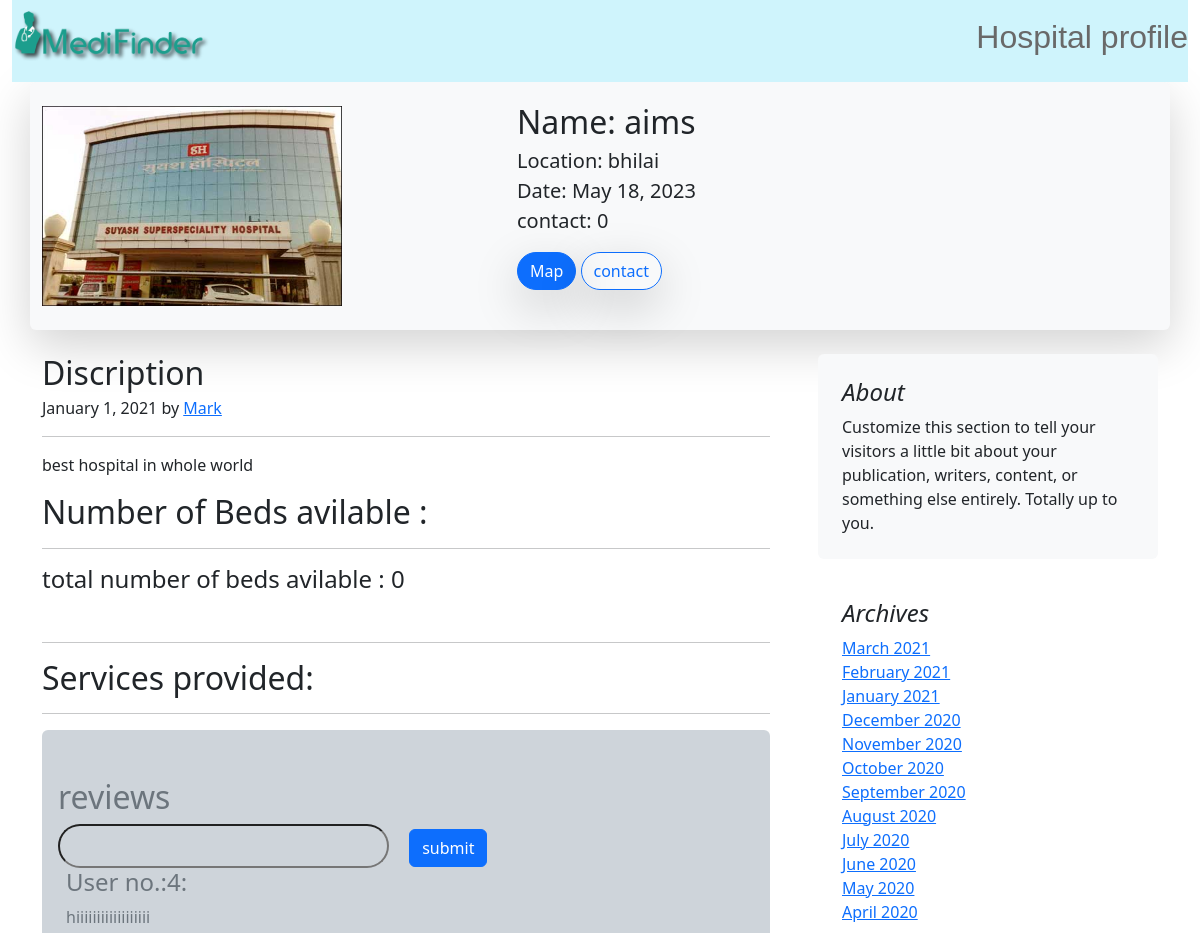
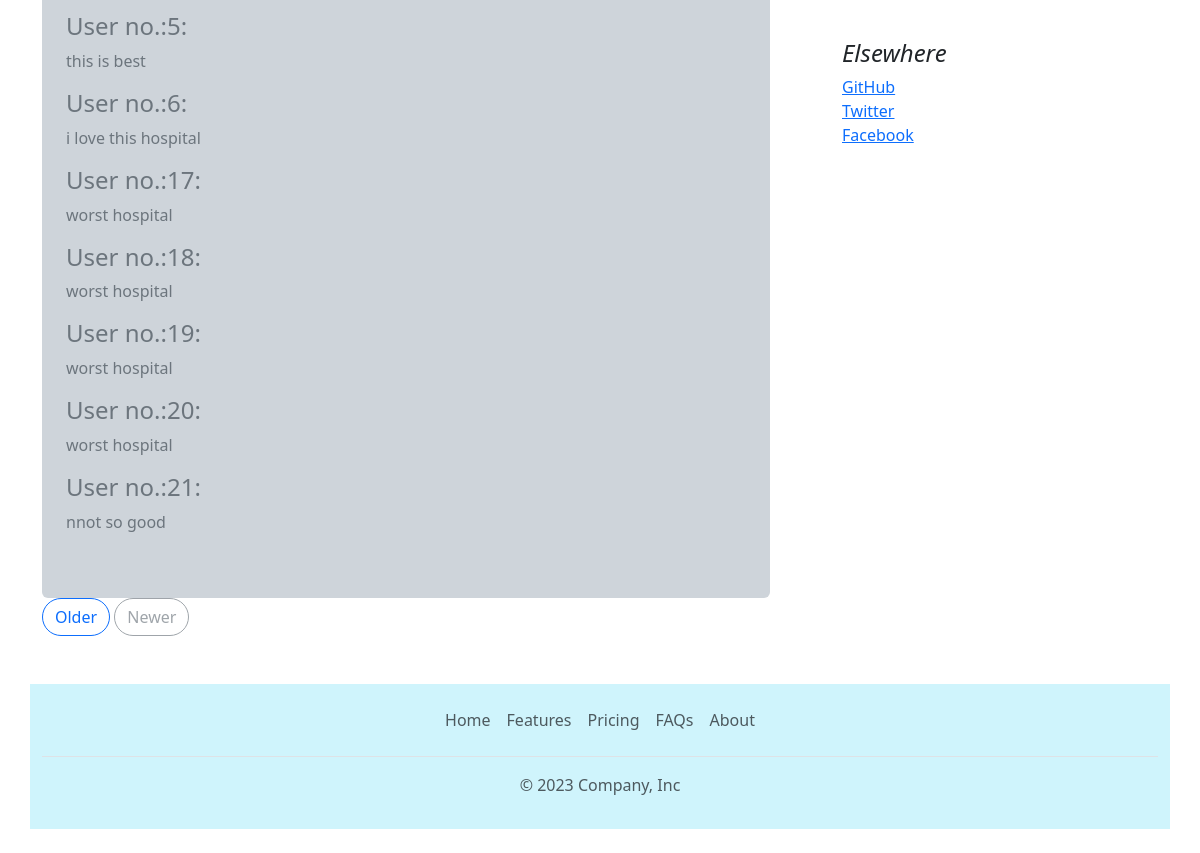
The page /hos_profile/5 on the database its author committed (2 pictures, top to bottom).
### hospital/models.py (models this page shows, shortened)
class hos_list(models.Model):
    hos_name = models.CharField(max_length=50)
    location =models.CharField(max_length=50)
    desc = models.CharField(max_length=1000)
    date = models.DateField()
    image = models.ImageField(upload_to="hospital/images")
    services = models.CharField(max_length=1000,default="")
    contact = models.IntegerField(default=0)
    hos_beds = models.IntegerField(default=0)

class reviews(models.Model):
    reviewm = models.CharField(max_length=300)

### hospital/views.py (the view)
# urls.py: path('hos_profile/<int:id>',hos_profile, name='hos_profile'),
def hos_profile(request,id):
    hoslist = hos_list.objects.filter(id=id)
    if request.method == "POST":
        reviews1 = request.POST.get("reviews")
        re = reviews(reviewm=reviews1)
        re.save()
    rev = reviews.objects.all()
    return render(request,"hos_profile.html",{"hoslist":hoslist[0],"rev":rev[:]})

### template/hos_profile.html (shortened to what this page needs)
<!doctype html>
<html lang="en">
  <head>
    <link href="https://cdn.jsdelivr.net/npm/bootstrap@5.3.0-alpha3/dist/css/bootstrap.min.css" rel="stylesheet">
  </head>
  <body style="background-color:rgb(255, 255, 255)  ;">
    {% load static %}
<div class="container-fluid">
    <nav class="navbar bg-info-subtle ">
      <img src="{% static 'mf2ds.png' %}" width="200" alt="">
      <h2 style="font-family: Verdana, Geneva, Tahoma, sans-serif; color: dimgray;"> Hospital profile</h2>
      </nav>
</div>
<div class="container py-4 bg-light shadow-lg rounded-2">
<div class="row featurette" >
    <div class="col-md-7 order-md-2 " >
      <h2 class="featurette-heading fw-normal lh-1">Name: {{hoslist.hos_name}} </h2>
      <p class="lead">Location: {{hoslist.location}} <br>Date: {{hoslist.date}} <br> contact: {{hoslist.contact}} <br></p>
      <a class="btn btn-primary rounded-pill shadow-lg" href="#">Map</a>
      <a class="btn btn-outline-primary rounded-pill shadow-lg">contact</a>
    </div>
    <div class="col-md-5 order-md-1">
      <img src="/media/{{hoslist.image}}" width="300" height="200" alt="">
    </div>
  </div>
</div>
<div class="container">
<div class="row g-5">
  <div class="col-md-8">
    <article class="blog-post py-4">
      <h2 class="blog-post-title mb-1">Discription</h2>
      <p class="blog-post-meta">January 1, 2021 by <a href="#">Mark</a></p>
      <hr>
      <p>{{hoslist.desc}}</p>
      <h2 class="blog-post-title mb-1">Number of Beds avilable :</h2>
      <hr>
      <h4>total number of beds avilable : {{hoslist.hos_beds}}</h4>
      <br>
      <hr>
      <h2 class="blog-post-title mb-1">Services provided:</h2>
      <hr>
      <div class="flex py-5 bg-dark-subtle text-secondary rounded-2">
        <form action="" method="post">
      <h2 class="a mx-3">reviews</h2>
      <input type="text" name="reviews" id="reviews" class="px-5 mx-3 rounded-pill bg-dark-subtle py-2">
      <button type="submit" class="btn btn-primary">submit</button>
     </form>
     {% for i in rev %}
     <h4 class="px-4"> User no.:{{i.id}}: </h4>
     <p class=" px-4">{{i.reviewm}}</p>
     {% endfor %}
     </div>
    <nav class="blog-pagination" aria-label="Pagination">
      <a class="btn btn-outline-primary rounded-pill" href="#">Older</a>
      <a class="btn btn-outline-secondary rounded-pill disabled">Newer</a>
    </nav>
  </div>
  <div class="col-md-4 py-4">
    <div class="position-sticky" style="top: 2rem;">
      <div class="p-4 mb-3 bg-body-tertiary rounded">
        <h4 class="fst-italic">About</h4>
        <p class="mb-0">Customize this section to tell your visitors a little bit about your publication, writers, content, or something else entirely. Totally up to you.</p>
      </div>
      <div class="p-4">
        <h4 class="fst-italic">Archives</h4>
        <ol class="list-unstyled mb-0">
          <li><a href="#">March 2021</a></li>
          <li><a href="#">February 2021</a></li>
          <li><a href="#">January 2021</a></li>
          <li><a href="#">December 2020</a></li>
          <li><a href="#">November 2020</a></li>
          <li><a href="#">October 2020</a></li>
          <li><a href="#">September 2020</a></li>
          <li><a href="#">August 2020</a></li>
          <li><a href="#">July 2020</a></li>
          <li><a href="#">June 2020</a></li>
          <li><a href="#">May 2020</a></li>
          <li><a href="#">April 2020</a></li>
        </ol>
      </div>
      <div class="p-4">
        <h4 class="fst-italic">Elsewhere</h4>
        <ol class="list-unstyled">
          <li><a href="#">GitHub</a></li>
          <li><a href="#">Twitter</a></li>
          <li><a href="#">Facebook</a></li>
        </ol>
      </div>
    </div>
  </div>
</div>
</div>
<div class="container bg-info-subtle">
<footer class="py-3 my-4">
    <ul class="nav justify-content-center border-bottom pb-3 mb-3">
      <li class="nav-item"><a href="{% url 'home' %}" class="nav-link px-2 text-body-secondary">Home</a></li>
      <li class="nav-item"><a href="#" class="nav-link px-2 text-body-secondary">Features</a></li>
      <li class="nav-item"><a href="#" class="nav-link px-2 text-body-secondary">Pricing</a></li>
      <li class="nav-item"><a href="#" class="nav-link px-2 text-body-secondary">FAQs</a></li>
      <li class="nav-item"><a href="#" class="nav-link px-2 text-body-secondary">About</a></li>
    </ul>
    <p class="text-center text-body-secondary">© 2023 Company, Inc</p>
  </footer>
  </div>
  </body>
</html>

### rows shown on the page
hos_list: hos_name "aims", location "bhilai", date "May 18, 2023", contact "0", image (picture), desc "best hospital in whole world", hos_beds "0"
reviews: id "4", reviewm "hiiiiiiiiiiiiiiiiii"
reviews: id "5", reviewm "this is best"
reviews: id "6", reviewm "i love this hospital"
reviews: id "17", reviewm "worst hospital"
reviews: id "18", reviewm "worst hospital"
reviews: id "19", reviewm "worst hospital"
reviews: id "20", reviewm "worst hospital"
reviews: id "21", reviewm "nnot so good"
